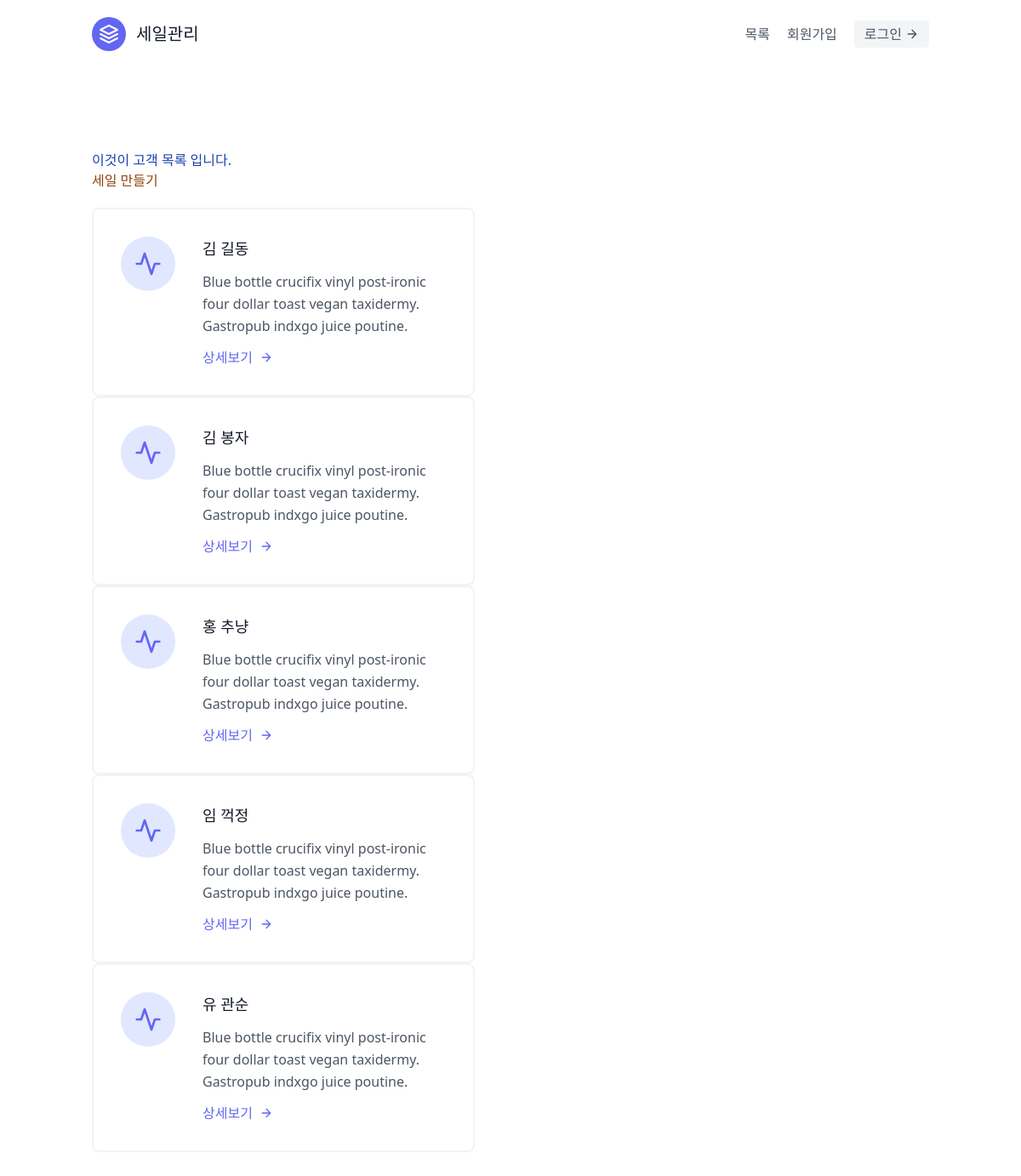
Page /홈페이지/ on the earlier database version.
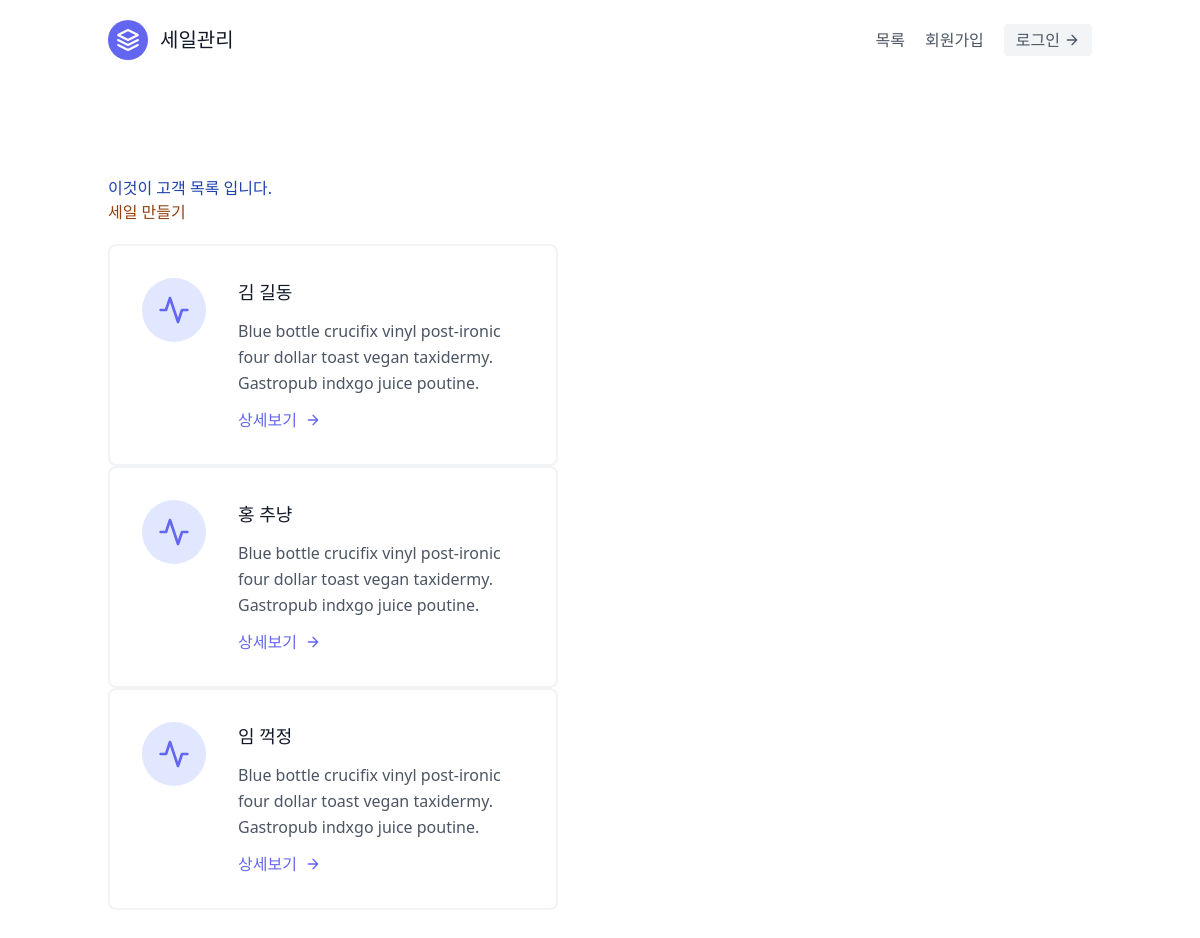
Same page on the later database version.
### sales/models.py (models this page shows, shortened)
class Sale(models.Model):
    first_name = models.CharField(max_length=30)
    last_name = models.CharField(max_length=30)
    age = models.IntegerField(default=0)
    person = models.ForeignKey("Person", on_delete=models.CASCADE) #외래키

### sales/templates/folder/세일목록.html
{% extends '와꾸.html' %}
{% block content %}
<section class="text-gray-600 body-font">
  <div class="container px-5 py-24 mx-auto flex flex-wrap">
  <div class="w-full">
<div><h1 class="text-blue-800">이것이 고객 목록 입니다.</h1></div>
<div class="mb-5 text-yellow-800"><a href="{% url '홈페이지:생성' %}">세일 만들기</a></div>
</div>
      {% for 인간 in 사람키 %}
    <div class="flex flex-wrap -m-4">
      <div class="p-4 lg:w-1/2 md:w-full">
        <div class="flex border-2 rounded-lg border-gray-200 border-opacity-50 p-8 sm:flex-row flex-col">
          <div class="w-16 h-16 sm:mr-8 sm:mb-0 mb-4 inline-flex items-center justify-center rounded-full bg-indigo-100 text-indigo-500 flex-shrink-0">
            <svg fill="none" stroke="currentColor" stroke-linecap="round" stroke-linejoin="round" stroke-width="2" class="w-8 h-8" viewBox="0 0 24 24">
              <path d="M22 12h-4l-3 9L9 3l-3 9H2"></path>
            </svg>
          </div>
          <div class="flex-grow">
            <h2 class="text-gray-900 text-lg title-font font-medium mb-3">{{인간.last_name}} {{인간.first_name}}</h2>
            <p class="leading-relaxed text-base">Blue bottle crucifix vinyl post-ironic four dollar toast vegan taxidermy. Gastropub indxgo juice poutine.</p>
            <a href="{% url '홈페이지:상세' 인간.pk %}"  class="mt-3 text-indigo-500 inline-flex items-center">상세보기
              <svg fill="none" stroke="currentColor" stroke-linecap="round" stroke-linejoin="round" stroke-width="2" class="w-4 h-4 ml-2" viewBox="0 0 24 24">
                <path d="M5 12h14M12 5l7 7-7 7"></path>
              </svg>
            </a>
          </div>
        </div>
      </div>
    </div>
    {% endfor %}
  </div>
</section>
{% endblock content %}

### templates/와꾸.html (shortened to what this page needs)
<!DOCTYPE html>
<html>
    <head>
        <link href="https://unpkg.com/tailwindcss@2.2.19/dist/tailwind.min.css" rel="stylesheet">
    </head>
    <body>
        <div class ="max-w-7xl mx-auto bg-grey-600 bg-opacity-75">
        {%  include "메뉴.html" %}
        {% block content %}
        {% endblock content %}
    </div>
    </body>
</html>

### templates/메뉴.html
<header class="text-gray-600 body-font">
  <div class="container mx-auto flex flex-wrap p-5 flex-col md:flex-row items-center">
    <a class="flex title-font font-medium items-center text-gray-900 mb-4 md:mb-0">
      <svg xmlns="http://www.w3.org/2000/svg" fill="none" stroke="currentColor" stroke-linecap="round" stroke-linejoin="round" stroke-width="2" class="w-10 h-10 text-white p-2 bg-indigo-500 rounded-full" viewBox="0 0 24 24">
        <path d="M12 2L2 7l10 5 10-5-10-5zM2 17l10 5 10-5M2 12l10 5 10-5"></path>
      </svg>
      <span class="ml-3 text-xl">세일관리</span>
    </a>
    <nav class="md:ml-auto flex flex-wrap items-center text-base justify-center">
      <a href="{% url '홈페이지:목록' %}" class="mr-5 hover:text-gray-900">목록</a>
    {% if not request.user.is_authenticated %}
    <a href="{% url '가입' %}" class="mr-5 hover:text-gray-900">회원가입</a>
    {% endif %}
    </nav>
    {% if  request.user.is_authenticated %}
      {{request.user.username}}님은 로그인 했어요
      <a href="{% url '록아웃' %}" class="inline-flex items-center bg-gray-100 border-0 py-1 px-3 focus:outline-none hover:bg-gray-200 rounded text-base mt-4 md:mt-0">로그아웃
        <svg fill="none" stroke="currentColor" stroke-linecap="round" stroke-linejoin="round" stroke-width="2" class="w-4 h-4 ml-1" viewBox="0 0 24 24">
          <path d="M5 12h14M12 5l7 7-7 7"></path>
        </svg>
      </a>
    {% else %}
    <a href="{% url '로긴' %}" class="inline-flex items-center bg-gray-100 border-0 py-1 px-3 focus:outline-none hover:bg-gray-200 rounded text-base mt-4 md:mt-0">로그인
      <svg fill="none" stroke="currentColor" stroke-linecap="round" stroke-linejoin="round" stroke-width="2" class="w-4 h-4 ml-1" viewBox="0 0 24 24">
        <path d="M5 12h14M12 5l7 7-7 7"></path>
      </svg>
    </a>
    {% endif %}
  </div>
</header>

Differences in the rows shown:
removed Sale: last_name "김", first_name "봉자"
removed Sale: last_name "유", first_name "관순"
